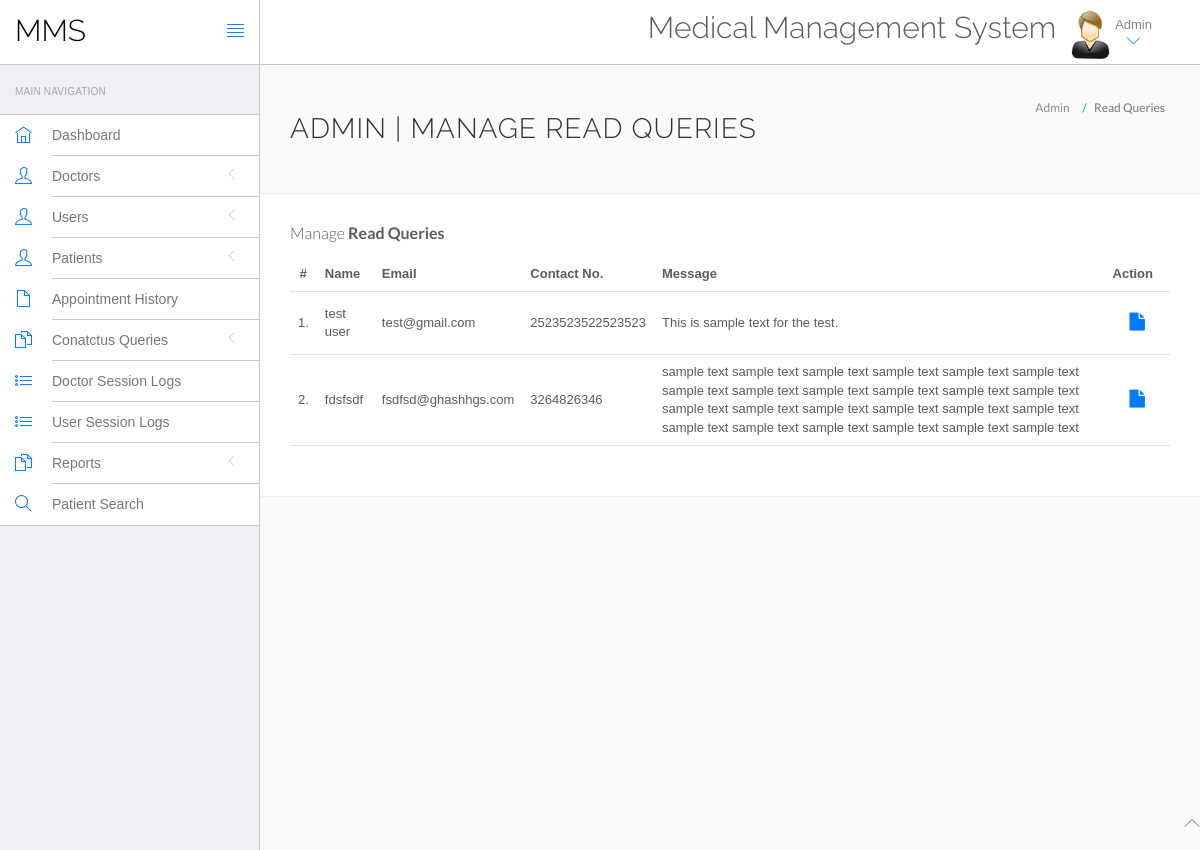
The app's page /admin/read-query.php (signed in) with its own data.
### tables this page shows
CREATE TABLE `contactUs` (
  `id` int(11) NOT NULL,
  `fullname` varchar(255) DEFAULT NULL,
  `email` varchar(255) DEFAULT NULL,
  `contactno` bigint(12) DEFAULT NULL,
  `message` mediumtext DEFAULT NULL,
  `PostingDate` timestamp NULL DEFAULT current_timestamp(),
  `AdminRemark` mediumtext DEFAULT NULL,
  `LastupdationDate` timestamp NULL DEFAULT NULL ON UPDATE current_timestamp(),
  `IsRead` int(11) DEFAULT NULL
);

### admin/read-query.php (the view, shortened to what this page needs)
<?php
include('include/config.php');
?>
<!DOCTYPE html>
<html lang="en">
<head>
	<link rel="stylesheet" href="vendor/bootstrap/css/bootstrap.min.css">
	<link rel="stylesheet" href="vendor/fontawesome/css/font-awesome.min.css">
	<link rel="stylesheet" href="vendor/themify-icons/themify-icons.min.css">
	<link href="vendor/animate.css/animate.min.css" rel="stylesheet" media="screen">
	<link href="vendor/perfect-scrollbar/perfect-scrollbar.min.css" rel="stylesheet" media="screen">
	<link href="vendor/switchery/switchery.min.css" rel="stylesheet" media="screen">
	<link href="vendor/bootstrap-touchspin/jquery.bootstrap-touchspin.min.css" rel="stylesheet" media="screen">
	<link href="vendor/select2/select2.min.css" rel="stylesheet" media="screen">
	<link href="vendor/bootstrap-datepicker/bootstrap-datepicker3.standalone.min.css" rel="stylesheet" media="screen">
	<link href="vendor/bootstrap-timepicker/bootstrap-timepicker.min.css" rel="stylesheet" media="screen">
	<link rel="stylesheet" href="assets/css/styles.css">
	<link rel="stylesheet" href="assets/css/plugins.css">
	<link rel="stylesheet" href="assets/css/themes/theme-1.css" id="skin_color" />
</head>
<body>
	<div id="app">
		<?php include('include/sidebar.php'); ?>
		<div class="app-content">
			<?php include('include/header.php'); ?>
			<div class="main-content">
				<div class="wrap-content container" id="container">
					<section id="page-title">
						<div class="row">
							<div class="col-sm-8">
								<h1 class="mainTitle">Admin | Manage Read Queries</h1>
							</div>
							<ol class="breadcrumb">
								<li>
									<span>Admin</span>
								</li>
								<li class="active">
									<span>Read Queries</span>
								</li>
							</ol>
						</div>
					</section>
					<div class="container-fluid container-fullw bg-white">
						<div class="row">
							<div class="col-md-12">
								<h5 class="over-title margin-bottom-15">Manage <span class="text-bold">Read Queries</span></h5>
								<table class="table table-hover" id="sample-table-1">
									<thead>
										<tr>
											<th class="center">#</th>
											<th>Name</th>
											<th class="hidden-xs">Email</th>
											<th>Contact No. </th>
											<th>Message </th>
											<th>Action</th>
										</tr>
									</thead>
									<tbody>
										<?php
										$sql = mysqli_query($con, "select * from contactUs where IsRead is not null");
										$cnt = 1;
										while ($row = mysqli_fetch_array($sql)) {
										?>
											<tr>
												<td class="center"><?php echo $cnt; ?>.</td>
												<td class="hidden-xs"><?php echo $row['fullname']; ?></td>
												<td><?php echo $row['email']; ?></td>
												<td><?php echo $row['contactno']; ?></td>
												<td><?php echo $row['message']; ?></td>
												<td>
													<div class="visible-md visible-lg hidden-sm hidden-xs">
														<a href="query-details.php?id=<?php echo $row['id']; ?>" class="btn btn-transparent btn-lg" title="View Details"><i class="fa fa-file"></i></a>
													</div>
												</td>
											</tr>
										<?php
											$cnt = $cnt + 1;
										} ?>
									</tbody>
								</table>
							</div>
						</div>
					</div>
				</div>
			</div>
		</div>
	</div>
	<?php include('include/footer.php'); ?>
</body>
</html>

### admin/assets/css/themes/theme-1.css (style rules this page uses)
body { background: #FAFAFA; }

### records on screen
contactus: fullname "test user", email "test@gmail.com", contactno "2523523522523523", message "This is sample text for the test."
contactus: fullname "fdsfsdf", email "fsdfsd@ghashhgs.com", contactno "3264826346", message "sample text sample text sample text sample text sample text sample text sample text sample text sample text sample text sample text sample text sample text sample text sample text sample text sample text sample text sample text sample text sample text sample text sample text sample text"
